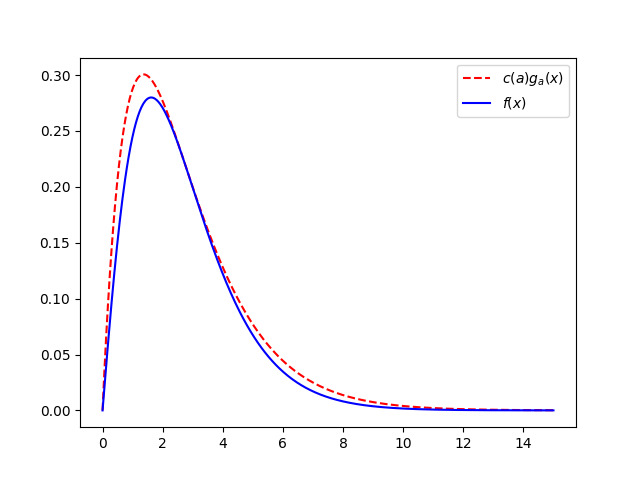

Generate this figure with Python:
import numpy as np
import matplotlib.pyplot as plt

a = np.sqrt(3) - 1
c = np.exp(-a) / (3 * a**2 * (1 - a))

x = np.linspace(0, 15, 500)
f = (1/3) * x * (1 + x) * np.exp(-x)
cg = c * (a**2) * x * np.exp(-a * x)

plt.plot(x, cg, 'r--', label=r'$c(a)g_a(x)$')
plt.plot(x, f, 'b-', label=r'$f(x)$')
plt.legend()
plt.savefig("p1.png")
plt.show()
